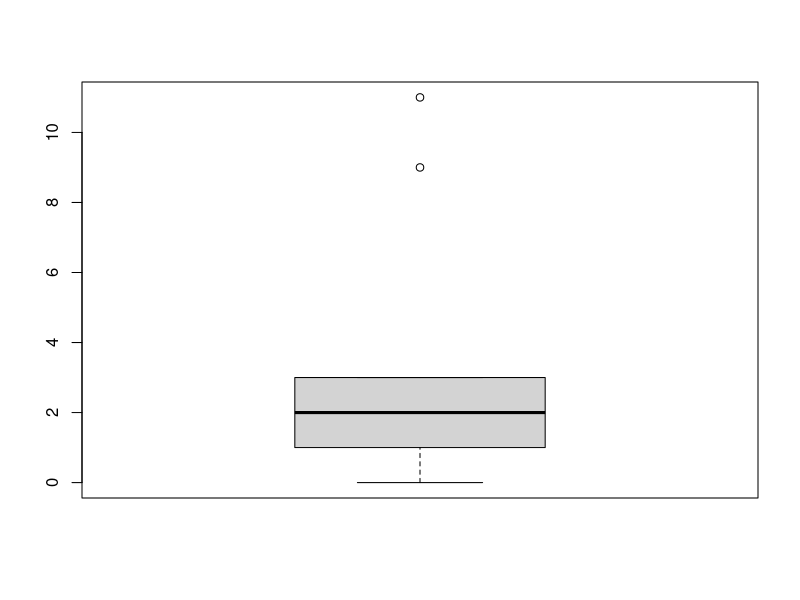
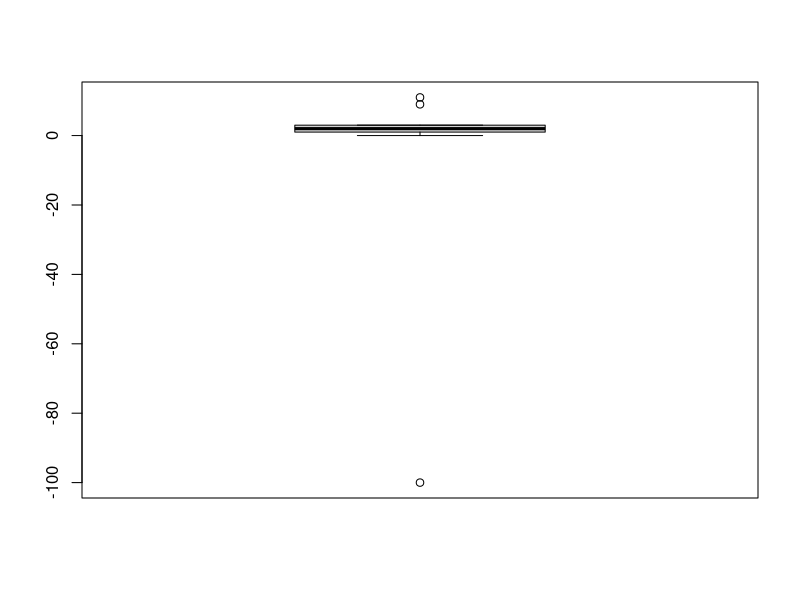
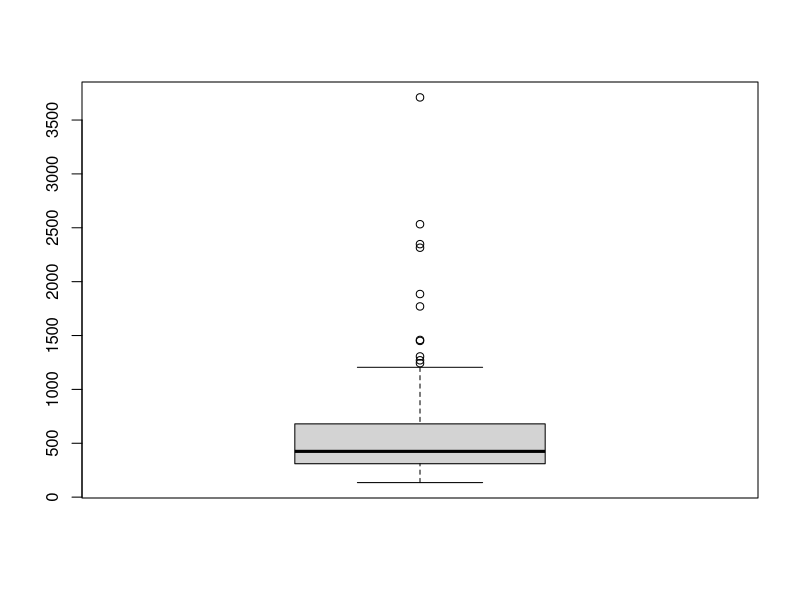

These charts were generated, in order, by the following R code:
#1. creating vector using c()
vec2 = c(1, 2, 3, "hello")
vec2
#2. colon
vec1 = 1:10
vec1
#3. Vector()
vec_logical <- vector("complex" ,5)
vec_logical
#4. rep()
vec3 = rep("Hello World", 7)
vec3
#5. seq()
vec4 = seq(from = 1, to = 7, by = 3)
vec4
#6. seq() and c()
vec5 = c(seq(from = 1, to = 10, by = 2), seq(from = 11, to = 20, by = 1))
vec5
#7. rep() and seq()
vec6 = rep(c(seq(from = 1,10,2), seq(from = 11,20,1)), 2)
vec6
#8. : and c
vec7 = c(1:5, 6)
vec7
#9. assign function
assign('vec8', c(0, 1, 2, 3, 4, 5))
vec8

#10. For integer vector

is.complex(vec8)
is.numeric(vec8)
as.complex(vec8)
is.complex(vec8)
is.integer(vec8)
as.character(vec8)
as.logical(vec8)

# For character vector

vec9 = c('h', 'e', 'l', 'l', 'o', 'T', 'F')
vec9

is.complex(vec9)
is.numeric(vec9)
as.complex(vec9)
is.complex(vec9)
is.integer(vec9)
as.character(vec9)
as.logical(vec9)

#11. Complex

vec10 = 0+0i
vec10

is.complex(vec10)
is.numeric(vec10)
as.complex(vec10)
is.complex(vec10)
is.integer(vec10)
as.character(vec10)
as.logical(vec10)

# A vector can be used inside a vector to create a vector. This is called as a nested vector

#12. Nested Vector

vec11 = c(vec9, vec10)
vec11

vec12 = c(vec10, vec9)
vec12

#13. Negative Sign

vec13 = -c(1, 2, 3, 4, 5, 6)
-vec13

# 14. Odd and even

odd = seq(1,20,2)
odd
even = seq(2,20,2)
even

#15. Names function

vec14 = c(1, 2, 3, 4, 5, 6)
names(vec14) = c('element1', 'element2', 'element3', 'element4', 'element5', 'element6')
vec14

#16. Naming "Odd" and "Even"

length(odd)
length(even)
names(odd) = paste("Element", as.character(1:length(odd)))
odd

#Accessing the value of a vector

vec15 = (1:10)
vec15
vec15[5]
odd["Element 3"] #extracting data using name

#Extract all elements of Odd vector without the last element

odd[1:length(odd)-1]

# Negative indices

odd[c(-1, -2, -3)]
odd[-1]

#extracting data from even vector using name

odd[c("Element 1", "Element 2", "Element 3")]

all = (1:20)
odd1 = all[c(T, F)]
allWithZero = (0:20)
even1 = allWithZero[c(T, F)]
even1

#extracting mean, median, mode
count = c(2, 0, 3, 1, 3, 2, 9, 0, 2, 1, 11, 2)
max(count)
mean(count)
median(count)
mode(count)
table(count)
range(count)
max(table(count))
fivenum(count)# min, first quartile, second quartile (median), third quartile, max [in the same order]

#boxplot

boxplot(count)
count2 = c(-100, count)
count2
boxplot(count2)
sort (count2, decreasing = TRUE)

#inbuilt fns

letters
LETTERS
rivers
rivers2 = rivers
rivers2
names(rivers2) = paste("River", 1:length(rivers2), sep = '#')
rivers2
boxplot(rivers2)